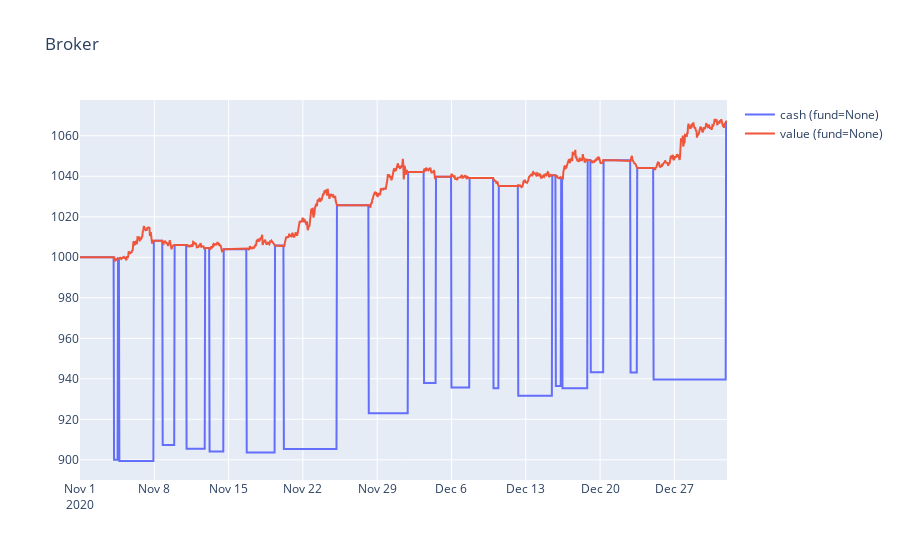

Write notebook code for a chart like this one.
### Code cell
myfig = rbsplot.plot_indicator(dpi.data_and_plots_list[0].df, broker_ind)
myfig.show()

### Figure 1 — Plotly figure (JSON) as saved in the notebook; plotly's stock layout.template omitted (floating-point values rounded to 4 significant figures; data arrays with more than 128 entries replaced by an {"elided": "..."} marker saying what was removed)
{"data": [{"name": "cash (fund=None)", "type": "scatter", "x": {"elided": "1464 str values"}, "y": {"elided": "1464 float values"}}, {"name": "value (fund=None)", "type": "scatter", "x": {"elided": "1464 str values"}, "y": {"elided": "1464 float values"}}], "layout": {"showlegend": true, "title": {"text": "Broker"}, "xaxis": {"autorange": false, "range": ["2020-11-01T00:00:00", "2020-12-31T23:00:00"], "rangeslider": {"visible": false}}}}
